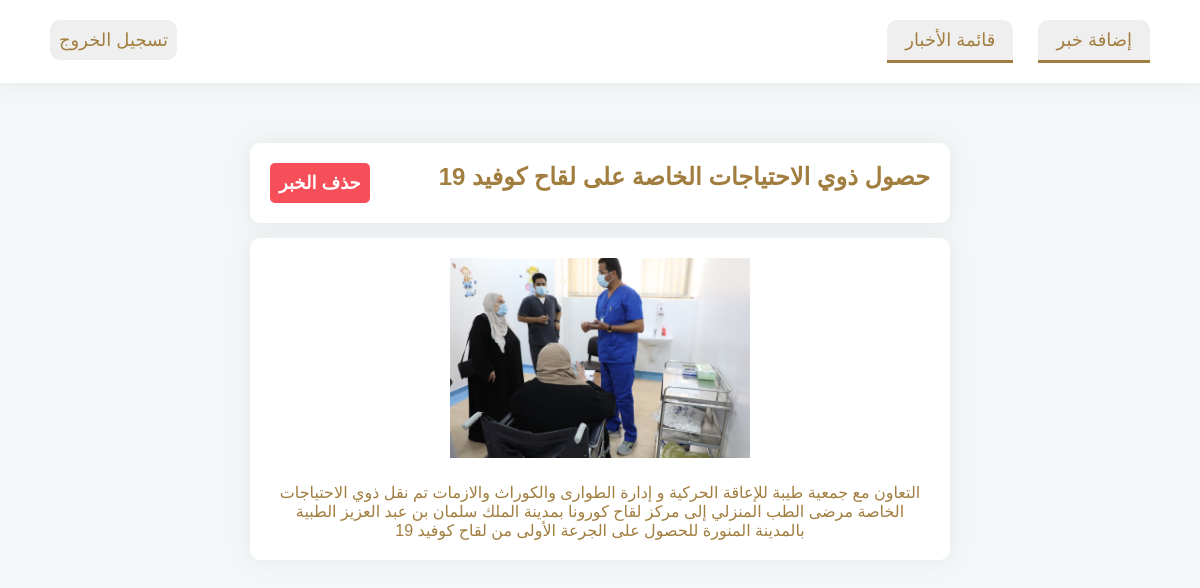
The app's page /KSAMC/news-details.php?id=27 (signed in) with its own data.
### tables this page shows
CREATE TABLE `news` (
  `id` int(255) NOT NULL,
  `title` varchar(255) NOT NULL,
  `body_text` text NOT NULL,
  `image` varchar(255) NOT NULL,
  `timestsamp` timestamp NOT NULL DEFAULT current_timestamp()
);

### KSAMC/news-details.php (the view, shortened to what this page needs)
<?php
    include('./config/db_connect.php');
    if(isset($_GET['id'])){
        $id= mysqli_real_escape_string($conn, $_GET['id']);
        $query= "SELECT * FROM news WHERE id=$id";
        $result= mysqli_query($conn, $query);
        $news_data= mysqli_fetch_assoc($result);
        }
?>
<!DOCTYPE html>
<html lang="en" dir="rtl">
<head>
    <link rel="stylesheet" href="style/news-details.css">
</head>
<body>
    <?php include('template/admin-nav.php') ?>
    <div class="container">
        <?php if($news_data): ?>
            <div class="box top-box">
                <h3 class="title"><?php echo $news_data['title'] ?></h3>
                <form action="news-details.php" method="POST">
                    <input type="submit" name="delete" value="حذف الخبر">
                </form>
            </div>
            <div class="box bottom-box">
                <img src="./news-img/<?php echo $news_data['image'] ?>" height="200">
                <p class="body-text"><?php echo $news_data['body_text'] ?></p>
            </div>
        <?php else: ?>
            <h2>ERROR: No such news!</h2>
        <?php endif; ?>
    </div>
</body>
</html>

### KSAMC/style/news-details.css (style rules this page uses)
.container { margin: auto; width:95%; max-width: 700px; margin-top: 5vw; }
.box { box-shadow: 0 0 2rem 0 rgb(136 152 170 / 15%); background: #fff; border-radius: 10px; padding: 2rem; }
.top-box { display: flex; justify-content: space-between; margin-bottom: 1.5rem; }
.top-box .title { flex-grow: 0; flex-basis: 75%; }
.top-box input[type='submit'] { background: #f64f59; font-family: 'Tajawal', sans-serif; font-weight: 600; font-size: 18px; padding:.5em; border:none; color:#fff; border-radius: 5px; cursor: pointer; }
.bottom-box { text-align: center; }
.bottom-box .body-text { font-size: 16px; padding-top: 2rem; }

### KSAMC/style/style.css (style rules this page uses)
:root { --bg: #F4F7F7; --primary:rgba(20, 114, 110, 1); --primary-dim: #E5F3F3; --primary-trans:rgba(20, 114, 110, 0.60); --box: #dbdbdb; --secondary: #A17E3F; --secondary-dim:#fdf3e3; --text-2: #0C413F; }
*,*::before,*::after { padding:0; margin:0; box-sizing: border-box; list-style: none; text-decoration:none; color: var(--secondary); }
html { font-size:62.5%; scroll-behavior: smooth !important; }
body { font-family: 'Tajawal', sans-serif; font-weight: 400; background: var(--bg); font-size: 18px; }
h3 { font-size: 24px; }
p { font-size: 14px; }

### records on screen
news: title "حصول ذوي الاحتياجات الخاصة على لقاح كوفيد 19", image (picture), body_text "التعاون مع جمعية طيبة للإعاقة الحركية و إدارة الطوارى والكوراث والازمات تم نقل ذوي الاحتياجات الخاصة مرضى الطب المنزلي إلى مركز لقاح كورونا بمدينة الملك سلمان بن عبد العزيز الطبية بالمدينة المنورة للحصول على الجرعة الأولى من لقاح كوفيد 19"
